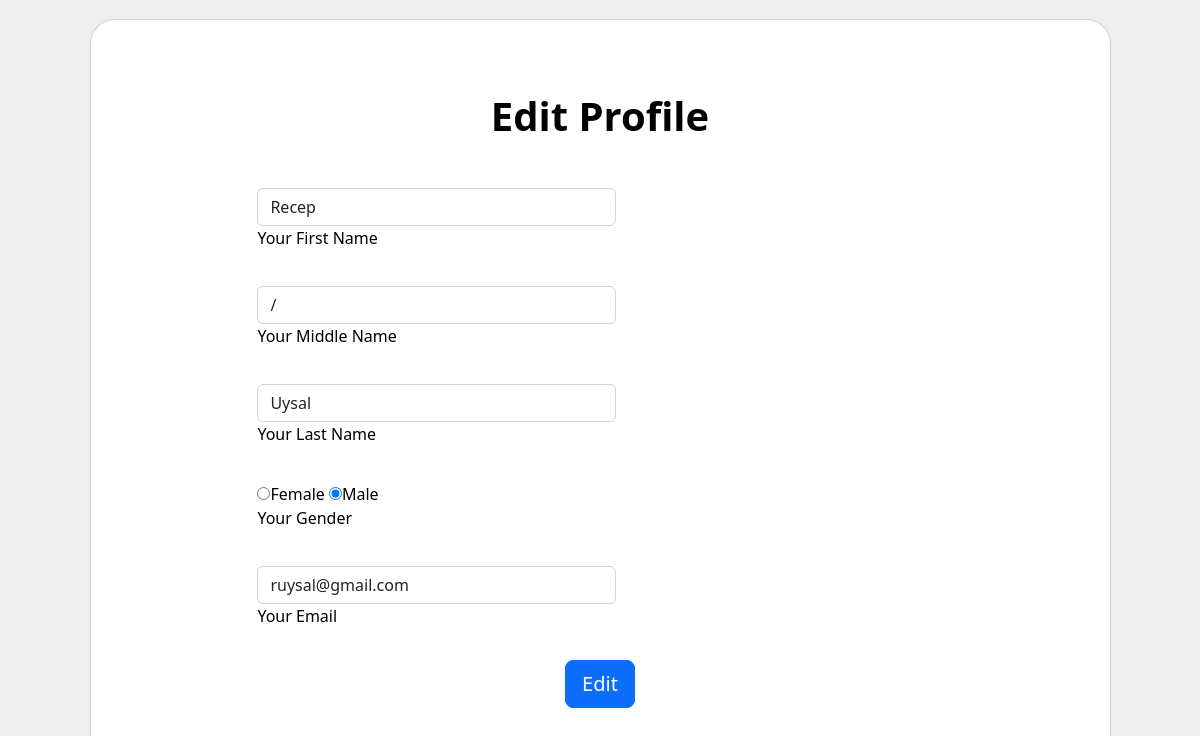
Screenshot of /edit_profile.php (signed in) with the database file from the repository.
### tables this page shows
CREATE TABLE `user` (
  `id` int(11) NOT NULL,
  `type` enum('A','U') NOT NULL DEFAULT 'U',
  `first_name` varchar(255) NOT NULL,
  `middle_name` varchar(255) DEFAULT NULL,
  `last_name` varchar(255) NOT NULL,
  `dateOfBirth` date NOT NULL,
  `age` int(11) NOT NULL,
  `gender` enum('M','F') NOT NULL,
  `mail` varchar(255) NOT NULL,
  `password` varchar(255) NOT NULL,
  `rating` float(2,1) NOT NULL DEFAULT 0.0
);

### edit_profile.php (the view, shortened to what this page needs)
<?php include("api/connection.php"); ?>
<!DOCTYPE html>
<html lang="en">
    <?php
        include("api/header.php");
    ?>
    <body>
        <section class="vh-100" style="background-color: #eee;">
            <div class="container h-100">
                <div class="row d-flex justify-content-center align-items-center h-100">
                    <div class="col-lg-12 col-xl-11">
                        <div class="card text-black" style="border-radius: 25px;">
                        <div class="card-body p-md-5">
                            <div class="row justify-content-center">
                            <div class="col-md-10">
                                <p class="text-center h1 fw-bold mb-5 mx-1 mx-md-4 mt-4">Edit Profile</p>
                                <form class="mx-1 mx-md-4" method="post" action="form_process/edit_profile_process.php">
                                    <?php
                                        $userID = $_SESSION["id"];
                                        $query = "SELECT * FROM user WHERE id = $userID";
                                        $result = mysqli_query($connection, $query);
                                        $first_name = ""; $middle_name = ""; $last_name = "";
                                        $gender = ""; $mail = "";
                                        while ($row = mysqli_fetch_assoc($result))
                                        {
                                            $first_name = $row["first_name"];
                                            $middle_name = $row["middle_name"];
                                            $last_name = $row["last_name"];
                                            $gender = $row["gender"];
                                            $mail = $row["mail"];
                                        }
                                    ?>
                                    <div class="d-flex flex-row align-items-center mb-4">
                                        <div class="form-outline mb-1 w-50">
                                            <input type="text" name="first_name" class="form-control" value=<?php echo $first_name ?> required/>
                                            <label class="form-label">Your First Name</label>
                                        </div>
                                    </div>
                                    <div class="d-flex flex-row align-items-center mb-4">
                                        <div class="form-outline mb-1 w-50">
                                            <input type="text" name="middle_name" class="form-control" value=<?php echo $middle_name ?>/>
                                            <label class="form-label">Your Middle Name</label>
                                        </div>
                                    </div>
                                    <div class="d-flex flex-row align-items-center mb-4">
                                        <div class="form-outline mb-1 w-50">
                                            <input type="text" name="last_name" class="form-control" value=<?php echo $last_name ?> required/>
                                            <label class="form-label">Your Last Name</label>
                                        </div>
                                    </div>
                                    <div class="d-flex flex-row align-items-center mb-4">
                                        <div class="form-outline mb-1 w-50">
                                            <input type="radio" name="gender" value="F" required <?php if ($gender == "F") { echo "checked"; }?>>Female
                                            <input type="radio" name="gender" value="M" required <?php if ($gender == "M") { echo "checked"; }?>>Male <br>
                                            <label class="form-label">Your Gender</label>
                                        </div>
                                    </div>
                                    <div class="d-flex flex-row align-items-center mb-4">
                                        <div class="form-outline mb-0 w-50">
                                        <input type="email" name="mail" class="form-control" value=<?php echo $mail ?> required/>
                                        <label class="form-label">Your Email</label>
                                        </div>
                                    </div>
                                    <div class="d-flex justify-content-center mx-4 mb-3 mb-lg-4">
                                        <input type="submit" name="edit-profile-submit" value="Edit" class="btn btn-primary btn-lg">
                                    </div>
                                </form>
                            </div>
                        </div>
                        </div>
                    </div>
                </div>
                </div>
            </div>
        </section>
    </body>
</html>

### rows the page displays
user: first_name "Recep", last_name "Uysal", gender "☑", mail "ruysal@gmail.com"
